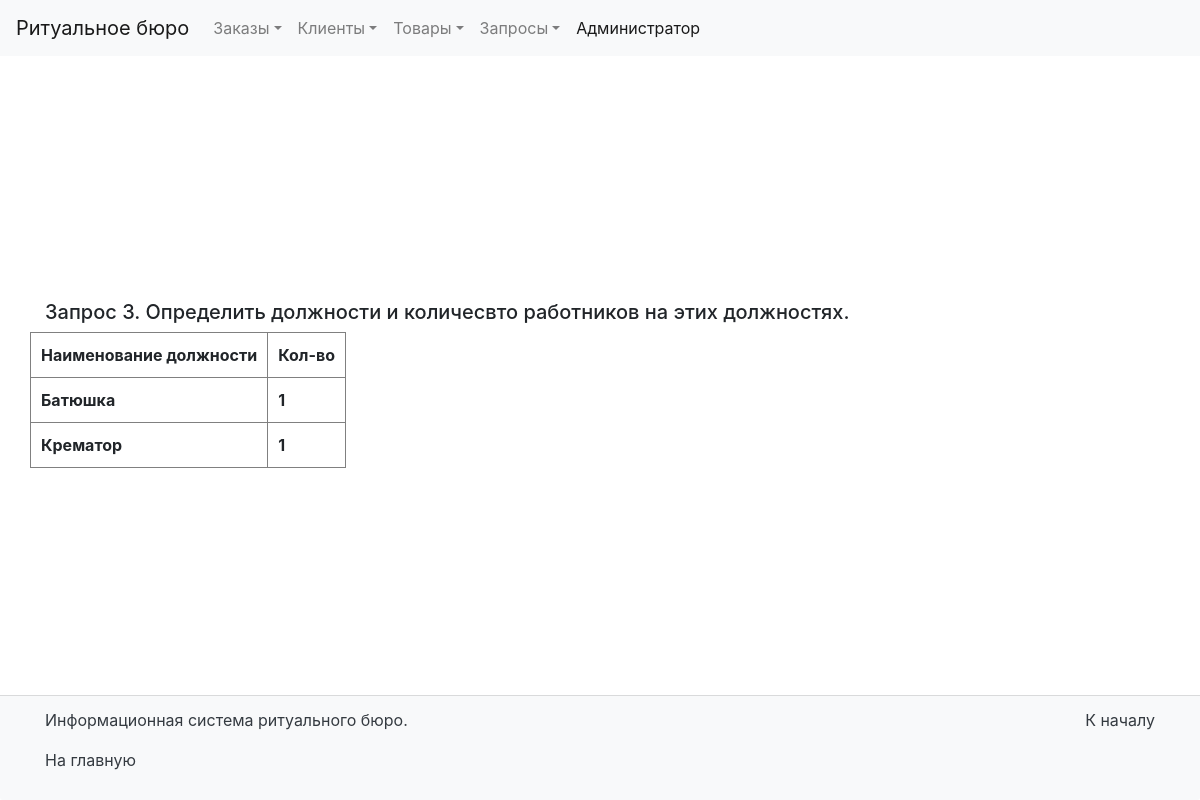
The page /request_3/ on the database its author committed.
### BD_Report/models.py (models this page shows, shortened)
class Position(models.Model):
    positionID = models.AutoField(primary_key=True, verbose_name='ID')
    name = models.CharField(max_length=30, verbose_name='Наименование')
    salary = models.IntegerField(verbose_name='Зарпалата')
    class Meta:
        verbose_name = 'Должность'
        verbose_name_plural = 'Должности'

### BD_Report/views.py (the view)
# urls.py: path('request_3/', Request_3, name='request_3'),
def Request_3(request):
    positions = Position.objects.all()
    counts = []
    for i in positions:
        counts.append(Worker.objects.filter(positionID=i.positionID).count())
    context = {'title': 'Запрос №3',
               'zip': zip(positions, counts)
               }
    return render(request, template_name='BD_Report/request_3.html', context=context)

### BD_Report/templates/BD_Report/request_3.html (shortened to what this page needs)
{% extends 'base.html' %}
{% block container_title %} <h5>Запрос 3. Определить должности и количесвто работников на этих должностях.</h5> {% endblock %}
{% block content %}
    <table border="1" cellspacing="5" cellpadding="10">
       <tr>
        <th>Наименование должности</th><th>Кол-во</th>
       </tr>
        {% for type, count in zip %}
        <tr>
            <th>{{ type.name }}</th><th>{{ count }}</th>
        </tr>
            {% endfor %}
    </table>
{% endblock %}

### rows shown on the page
Position: name "Батюшка", positionID "1"
Position: name "Крематор", count "1"
